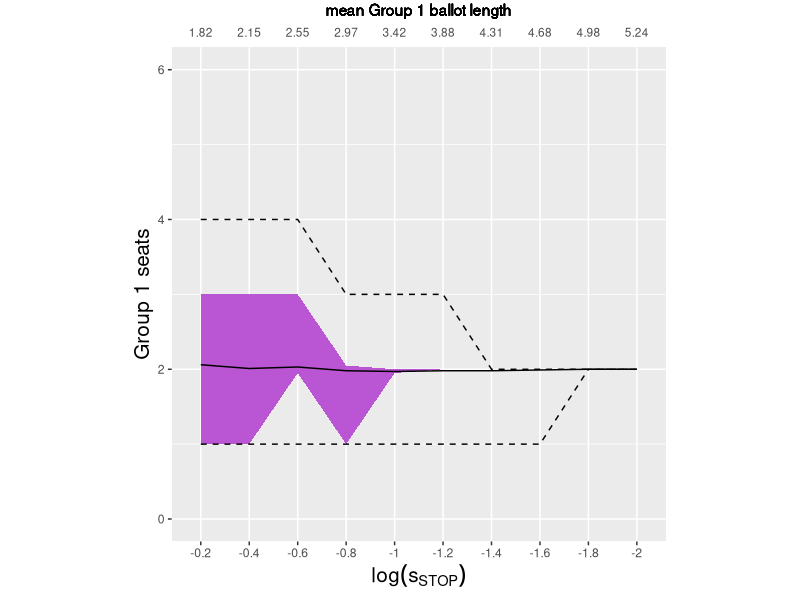
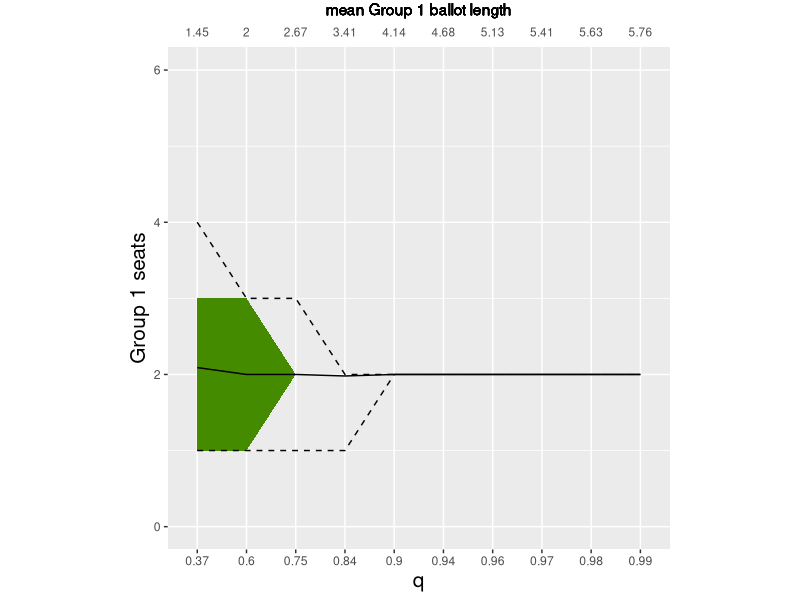
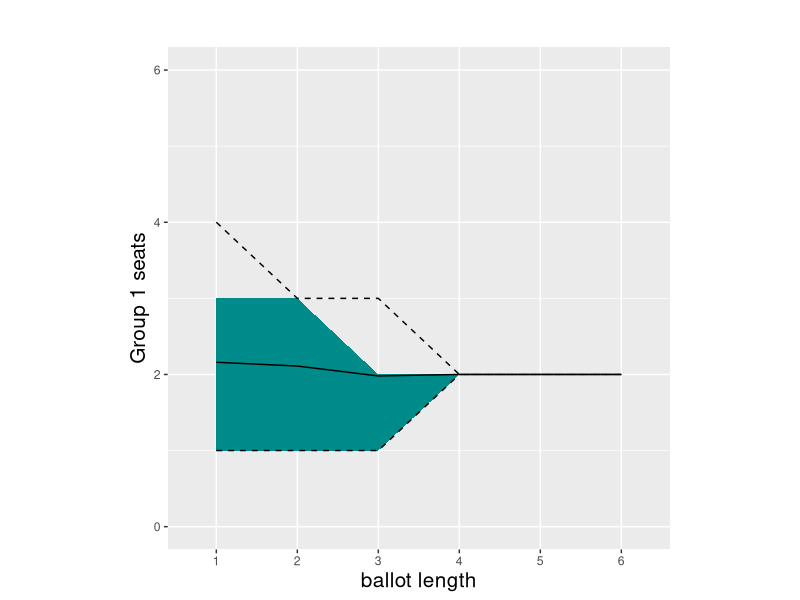
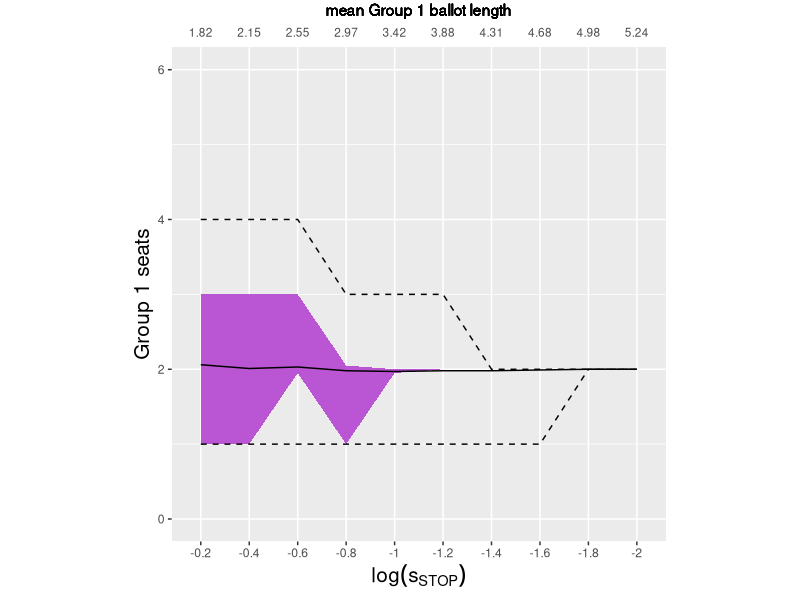
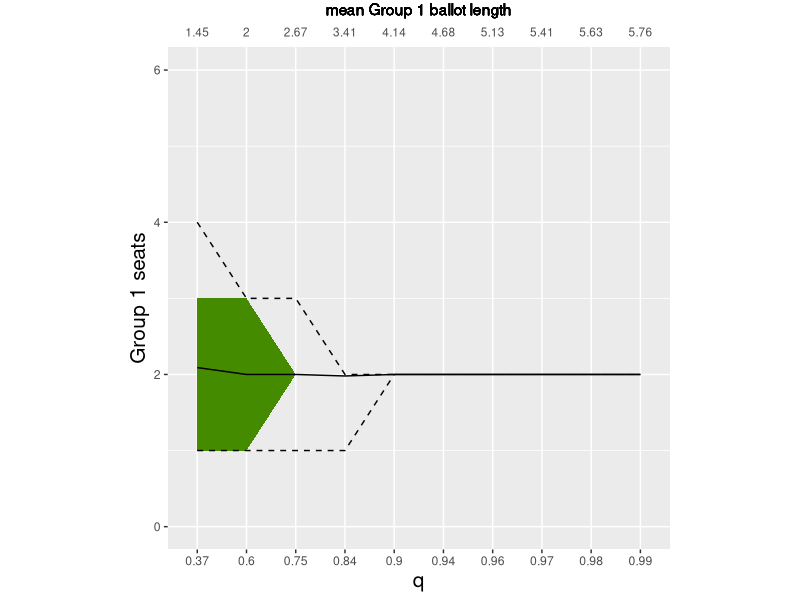
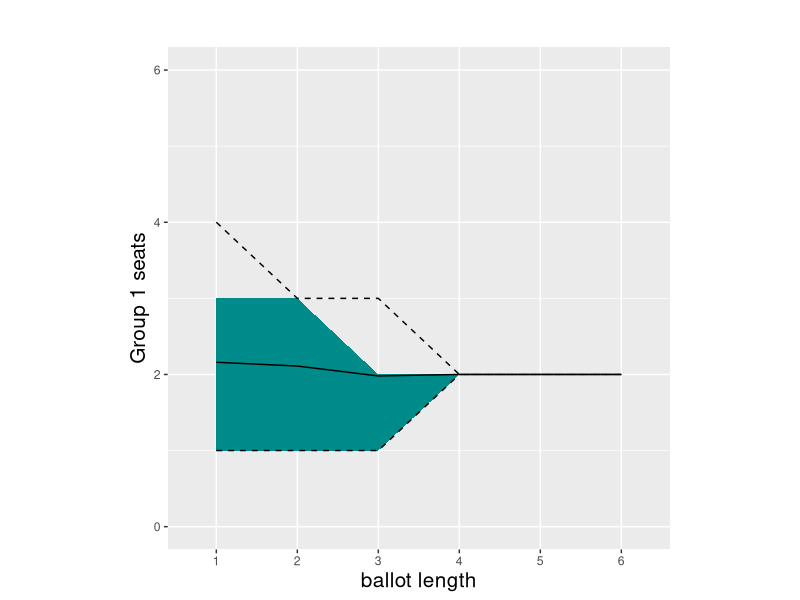

Generate these figures, in order, with R:
## ---- chunk 1
model <- 'PL'
both <- TRUE
fills <- c('mediumorchid', 'darkmagenta') #both then g1

if (both){
  representation_results <- read.csv('./cluster_runs/PL_both_a 1 _ 0.3 _minority_scatterplot.csv')
} else {
    representation_results <- read.csv('./cluster_runs/PL_g1_a 1 _ 0.3 _minority_scatterplot.csv')
}
representation_results$S <- as.factor(x=representation_results$S)
minmeanmax <- cbind(
  aggregate(group1wins ~ S, representation_results, FUN=min),
  aggregate(group1wins ~ S, representation_results, FUN=mean)[2],
  aggregate(group1wins ~ S, representation_results, FUN=max)[2],
  aggregate(group1wins ~ S, representation_results, FUN=quantile, probs=0.05)[2],
  aggregate(group1wins ~ S, representation_results, FUN=quantile, probs=0.95)[2],
  aggregate(average_ballot_length_group1 ~ S, representation_results, FUN=mean)[2]
)
library(ggplot2)
names(minmeanmax) <- c('S', 'min', 'mean', 'max', 'down', 'up', 'avelength')
plot3 <- ggplot(minmeanmax, aes(x=S, y=mean, group = 1)) + geom_ribbon(aes(ymin = down, ymax = up), fill = fills[2-as.integer(both)]) + geom_line() + geom_line(linetype='dashed', aes(x=S, y=min, group = 1)) + geom_line(linetype='dashed', aes(x=S, y=max, group = 1)) + coord_cartesian(ylim=c(0,6), clip = 'off') + xlab(expression(log(s[STOP]))) + ylab('Group 1 seats')+ scale_x_discrete(limits = rev(levels(representation_results$S)))+ theme(aspect.ratio=1, plot.margin = unit(c(1.2,0,0.2,0), 'cm')) + geom_text(aes(y = 6.5, label = rev(round(avelength, digits=2)), x = rev(levels(representation_results$S))), size = 3, col = 'grey30') + geom_text(x=5.5, y=6.8, label = 'mean Group 1 ballot length') + theme(axis.title = element_text(size=15))

if (both){
  ggsave(paste('ribbon plots/ribbon', model, 'both.png', sep='_'), width=5, height=4.5)
}else{
  ggsave(paste('ribbon plots/ribbon', model, 'g1.png', sep='_'), width=5, height=4.5)
}
print(plot3)
## ---- chunk 2
model <- 'IT'
both <- T
fills <- c('chartreuse4', 'chartreuse1') #both then g1

if (both){
  representation_results <- read.csv('./cluster_runs/IT_both_a 1 _ 0.3 _minority_scatterplot.csv')
} else {
    representation_results <- read.csv('./cluster_runs/IT_g1_a 1 _ 0.3 _minority_scatterplot.csv')
}
representation_results$S <- representation_results$scale
representation_results$S <- as.factor(x=representation_results$S)
minmeanmax <- cbind(
  aggregate(group1wins ~ S, representation_results, FUN=min),
  aggregate(group1wins ~ S, representation_results, FUN=mean)[2],
  aggregate(group1wins ~ S, representation_results, FUN=max)[2],
  aggregate(group1wins ~ S, representation_results, FUN=quantile, probs=0.05)[2],
  aggregate(group1wins ~ S, representation_results, FUN=quantile, probs=0.95)[2],
  aggregate(average_ballot_length_group1 ~ S, representation_results, FUN=mean)[2]
)
library(ggplot2)
names(minmeanmax) <- c('S', 'min', 'mean', 'max', 'down', 'up', 'avelength')
plot3 <- ggplot(minmeanmax, aes(x=S, y=mean, group = 1)) + geom_ribbon(aes(ymin = down, ymax = up), fill = fills[2-as.integer(both)]) + geom_line() + geom_line(linetype='dashed', aes(x=S, y=min, group = 1)) + geom_line(linetype='dashed', aes(x=S, y=max, group = 1)) + coord_cartesian(ylim=c(0,6), clip = 'off') + xlab('q') + ylab('Group 1 seats')+ scale_x_discrete(limits = (levels(representation_results$S)))+ theme(aspect.ratio=1, plot.margin = unit(c(1.2,0,0.2,0), 'cm')) + geom_text(aes(y = 6.5, label = (round(avelength, digits=2)), x = (levels(representation_results$S))), size = 3, col = 'grey30') + geom_text(x=5.5, y=6.8, label = 'mean Group 1 ballot length') + theme(axis.title = element_text(size=15))

if (both){
  ggsave(paste('ribbon plots/ribbon', model, 'both.png', sep='_'), width=5, height=4.5)
}else{
  ggsave(paste('ribbon plots/ribbon', model, 'g1.png', sep='_'), width=5, height=4.5)
}

print(plot3)
## ---- chunk 3
model <- 'FT'
both <- T
fills <- c('darkcyan', 'cyan1') #both then g1


if (both){
  representation_results <- read.csv('./cluster_runs/FT_both_a 1 _ 0.3 _minority_scatterplot.csv')
} else {
    representation_results <- read.csv('./cluster_runs/FT_g1_a 1 _ 0.3 _minority_scatterplot.csv')
}
representation_results$S <- representation_results$truncation
representation_results$S <- as.factor(x=representation_results$S)
minmeanmax <- cbind(
  aggregate(group1wins ~ S, representation_results, FUN=min),
  aggregate(group1wins ~ S, representation_results, FUN=mean)[2],
  aggregate(group1wins ~ S, representation_results, FUN=max)[2],
  aggregate(group1wins ~ S, representation_results, FUN=quantile, probs=0.05)[2],
  aggregate(group1wins ~ S, representation_results, FUN=quantile, probs=0.95)[2],
  aggregate(average_ballot_length_group1 ~ S, representation_results, FUN=mean)[2]
)
library(ggplot2)
names(minmeanmax) <- c('S', 'min', 'mean', 'max', 'down', 'up', 'avelength')
plot3 <- ggplot(minmeanmax, aes(x=S, y=mean, group = 1)) + geom_ribbon(aes(ymin = down, ymax = up), fill = fills[2-as.integer(both)]) + geom_line() + geom_line(linetype='dashed', aes(x=S, y=min, group = 1)) + geom_line(linetype='dashed', aes(x=S, y=max, group = 1)) + coord_cartesian(ylim=c(0,6), clip = 'off') + xlab('ballot length') + ylab('Group 1 seats')+ scale_x_discrete(limits = (levels(representation_results$S)))+ theme(aspect.ratio=1, plot.margin = unit(c(1.2,0,0.2,0), 'cm')) + geom_text(aes(y = 6.5, label = '', x = (levels(representation_results$S))), size = 3, col = 'grey30') + geom_text(x=3.5, y=6.8, label = '') + theme(axis.title = element_text(size=15))

if (both){
  ggsave(paste('ribbon plots/ribbon', model, 'both.png', sep='_'), width=5, height=4.5)
}else{
  ggsave(paste('ribbon plots/ribbon', model, 'g1.png', sep='_'), width=5, height=4.5)
}

print(plot3)
